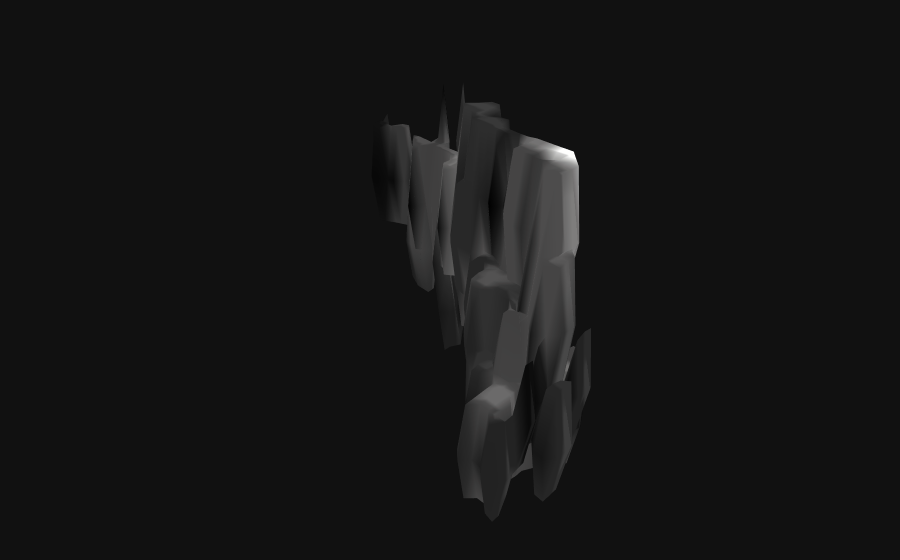

Here is the notebook cell this chart was saved with:
### Code cell
import os
import numpy as np
from skimage import measure
import cv2
import plotly.graph_objects as go


def load_images(folder_path):
    """
    Load and process image stack from a folder and put them into a numpy array.

    Args:
        folder_path (str): Path to the folder containing the image files.

    Returns:
        np.ndarray: A numpy array containing the loaded images.
    """
    file_paths = sorted(
        [os.path.join(folder_path, f) for f in os.listdir(folder_path) if f.endswith('.png')]
    )
    images = []
    for file_path in file_paths:
        img = cv2.imread(file_path, cv2.IMREAD_UNCHANGED)
        if img is not None:
            images.append(img)
    return np.array(images)


def extract_mesh(volume, threshold=1):
    """
    Extracts isosurface using the Marching Cubes algorithm.

    Args:
        volume (np.ndarray): The 3D volume data from which to extract the isosurface.
        threshold (float, optional): The threshold value to use for the isosurface extraction. Defaults to 1.

    Returns:
        tuple: A tuple containing the vertices, faces, and values of the extracted isosurface.
    """
    verts, faces, normals, values = measure.marching_cubes(volume, level=threshold)
    return verts, faces, values

def adjust_scales(verts, folder_name):
    """
    Adjust scales for the z-axis based on the folder name.

    Args:
        verts (np.ndarray): Vertices of the isosurface.
        folder_name (str): Name of the folder to check for CT images.

    Returns:
        np.ndarray: Scaled vertices.
    """
    scale_xy = 10 / 17.53


    if "CT" in folder_name:
        z_scale_factor = 4 / scale_xy
        verts[:, 2] *= z_scale_factor
    else:
        z_scale_factor = 1 / scale_xy
        verts[:, 2] *= z_scale_factor  # Adjust the z-axis

    return verts

def create_figure(verts, faces, values, plane_position, plane_normal):
    """Create the Plotly figure with a toggle for the slicing plane."""
    x, y, z = verts[:, 0], verts[:, 1], verts[:, 2]
    i, j, k = faces.T
    min_value, max_value = values.min(), values.max()
    normalized_values = (values - min_value) / (max_value - min_value)

    a, b, c = plane_normal
    d = -np.dot(plane_normal, plane_position)
    xx, yy = np.meshgrid(
        np.linspace(min(x), max(x), 50), np.linspace(min(y), max(y), 50)
    )
    zz = (-a * xx - b * yy - d) / c

    fig = go.Figure()

    fig.add_trace(go.Mesh3d(
        x=x, y=y, z=z,
        i=i, j=j, k=k,
        intensity=normalized_values,
        colorscale='Gray',
        showscale=False,
        opacity=1.0,
        name="Isosurface",
        visible=True
    ))

    # Add the slicing plane
    fig.add_trace(go.Surface(
        x=xx, y=yy, z=zz,
        colorscale=[[0, 'red'], [1, 'red']],
        showscale=False,
        opacity=1.0,
        name="Slicing Plane",
        visible=False
    ))

    # Add toggle buttons
    fig.update_layout(
        scene=dict(
            xaxis=dict(visible=False),
            yaxis=dict(visible=False),
            zaxis=dict(visible=False),
        ),
        margin=dict(l=0, r=0, t=0, b=0),
    )

    return fig


# Main Script
volume = load_images(current_path)

# Extract the mesh
threshold_value = 1
verts, faces, values = extract_mesh(volume, threshold=threshold_value)

# Adjust scales
verts = adjust_scales(verts, current_path)


# Define plane properties
plane_position = [0, 0, 0]
plane_normal = [1, 0, 0]

# Figure
fig = create_figure(verts, faces, values, plane_position, plane_normal)
fig.show()

### Figure 1 — Plotly figure (JSON) as saved in the notebook; plotly's stock layout.template omitted (floating-point values rounded to 4 significant figures; data arrays with more than 128 entries replaced by an {"elided": "..."} marker saying what was removed)
{"data": [{"colorscale": [[0.0, "rgb(0, 0, 0)"], [0.09091, "rgb(16, 16, 16)"], [0.1818, "rgb(38, 38, 38)"], [0.2727, "rgb(59, 59, 59)"], [0.3636, "rgb(81, 80, 80)"], [0.4545, "rgb(102, 101, 101)"], [0.5455, "rgb(124, 123, 122)"], [0.6364, "rgb(146, 146, 145)"], [0.7273, "rgb(171, 171, 170)"], [0.8182, "rgb(197, 197, 195)"], [0.9091, "rgb(224, 224, 223)"], [1.0, "rgb(254, 254, 253)"]], "i": {"elided": "2076 int values"}, "intensity": {"elided": "1032 float values"}, "j": {"elided": "2076 int values"}, "k": {"elided": "2076 int values"}, "name": "Isosurface", "opacity": 1.0, "showscale": false, "visible": true, "x": {"elided": "1032 float values"}, "y": {"elided": "1032 float values"}, "z": {"elided": "1032 float values"}, "type": "mesh3d"}, {"colorscale": [[0, "red"], [1, "red"]], "name": "Slicing Plane", "opacity": 1.0, "showscale": false, "visible": false, "x": {"elided": "50x50 float values"}, "y": {"elided": "50x50 float values"}, "z": {"elided": "50x50 null values"}, "type": "surface"}], "layout": {"scene": {"xaxis": {"visible": false}, "yaxis": {"visible": false}, "zaxis": {"visible": false}}, "margin": {"l": 0, "r": 0, "t": 0, "b": 0}}}
